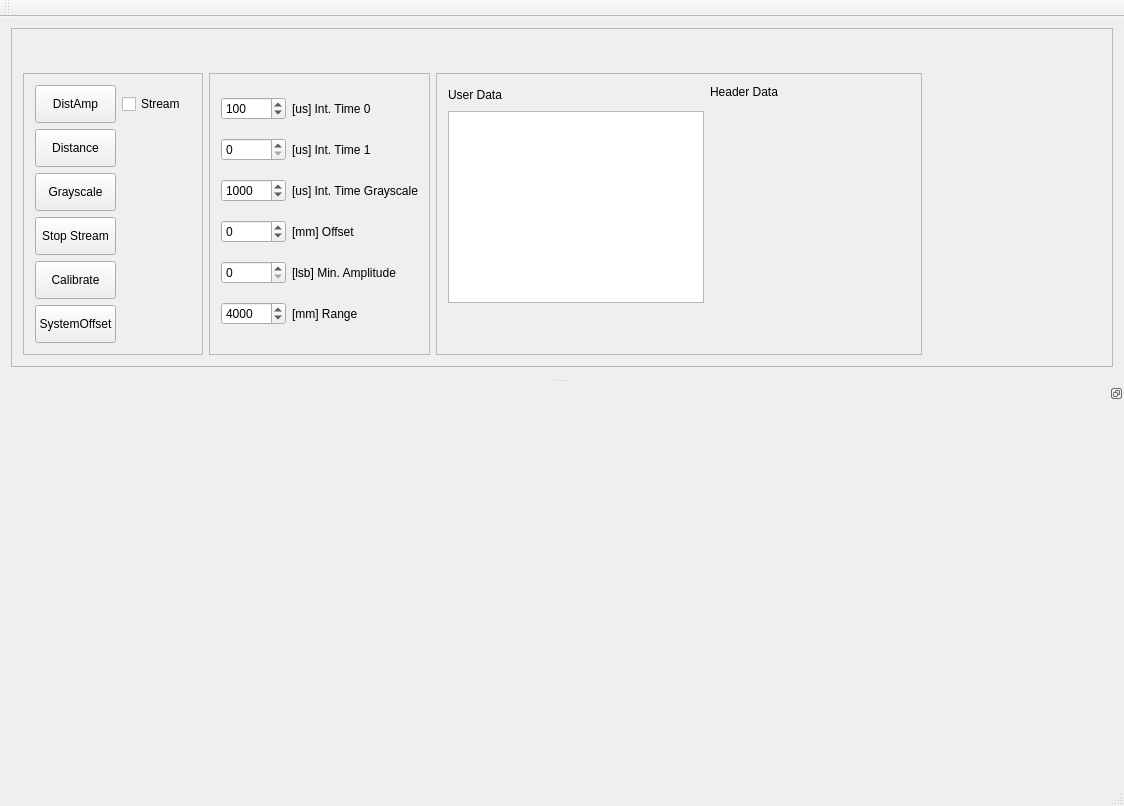
<?xml version="1.0" encoding="UTF-8"?>
<ui version="4.0">
 <class>MainWindow</class>
 <widget class="QMainWindow" name="MainWindow">
  <property name="geometry">
   <rect>
    <x>0</x>
    <y>0</y>
    <width>1124</width>
    <height>806</height>
   </rect>
  </property>
  <property name="sizePolicy">
   <sizepolicy hsizetype="Expanding" vsizetype="Expanding">
    <horstretch>0</horstretch>
    <verstretch>0</verstretch>
   </sizepolicy>
  </property>
  <property name="sizeIncrement">
   <size>
    <width>2</width>
    <height>2</height>
   </size>
  </property>
  <property name="windowTitle">
   <string>TOF&gt; frame 660 Test Tool</string>
  </property>
  <widget class="QWidget" name="centralWidget">
   <property name="sizePolicy">
    <sizepolicy hsizetype="Expanding" vsizetype="Expanding">
     <horstretch>0</horstretch>
     <verstretch>0</verstretch>
    </sizepolicy>
   </property>
   <property name="sizeIncrement">
    <size>
     <width>2</width>
     <height>2</height>
    </size>
   </property>
   <layout class="QVBoxLayout" name="verticalLayout">
    <item>
     <widget class="QFrame" name="frame_2">
      <property name="sizePolicy">
       <sizepolicy hsizetype="Preferred" vsizetype="Preferred">
        <horstretch>0</horstretch>
        <verstretch>1</verstretch>
       </sizepolicy>
      </property>
      <property name="frameShape">
       <enum>QFrame::StyledPanel</enum>
      </property>
      <property name="frameShadow">
       <enum>QFrame::Raised</enum>
      </property>
      <layout class="QGridLayout" name="gridLayout_2">
       <item row="0" column="0">
        <widget class="QLabel" name="labelFps">
         <property name="sizePolicy">
          <sizepolicy hsizetype="Minimum" vsizetype="Minimum">
           <horstretch>0</horstretch>
           <verstretch>0</verstretch>
          </sizepolicy>
         </property>
         <property name="font">
          <font>
           <pointsize>16</pointsize>
          </font>
         </property>
         <property name="text">
          <string/>
         </property>
         <property name="textFormat">
          <enum>Qt::PlainText</enum>
         </property>
        </widget>
       </item>
       <item row="2" column="2">
        <widget class="QFrame" name="frame_3">
         <property name="sizePolicy">
          <sizepolicy hsizetype="MinimumExpanding" vsizetype="Preferred">
           <horstretch>0</horstretch>
           <verstretch>0</verstretch>
          </sizepolicy>
         </property>
         <property name="frameShape">
          <enum>QFrame::StyledPanel</enum>
         </property>
         <property name="frameShadow">
          <enum>QFrame::Plain</enum>
         </property>
         <layout class="QGridLayout" name="gridLayout">
          <item row="5" column="0" colspan="2">
           <widget class="QSpinBox" name="spinBoxRange">
            <property name="maximum">
             <number>15000</number>
            </property>
            <property name="singleStep">
             <number>100</number>
            </property>
            <property name="value">
             <number>4000</number>
            </property>
           </widget>
          </item>
          <item row="2" column="0" colspan="2">
           <widget class="QSpinBox" name="spinBoxIntTimeGrayscale">
            <property name="enabled">
             <bool>true</bool>
            </property>
            <property name="minimum">
             <number>1</number>
            </property>
            <property name="maximum">
             <number>50000</number>
            </property>
            <property name="value">
             <number>1000</number>
            </property>
           </widget>
          </item>
          <item row="3" column="2">
           <widget class="QLabel" name="label_7">
            <property name="toolTip">
             <string>Set to a value, so that a near object gets red</string>
            </property>
            <property name="text">
             <string>[mm] Offset</string>
            </property>
           </widget>
          </item>
          <item row="4" column="0" colspan="2">
           <widget class="QSpinBox" name="spinBoxMinAmplitude">
            <property name="maximum">
             <number>6000</number>
            </property>
           </widget>
          </item>
          <item row="3" column="0" colspan="2">
           <widget class="QSpinBox" name="spinBoxOffset">
            <property name="minimum">
             <number>-15000</number>
            </property>
            <property name="maximum">
             <number>15000</number>
            </property>
            <property name="singleStep">
             <number>100</number>
            </property>
           </widget>
          </item>
          <item row="4" column="2" colspan="2">
           <widget class="QLabel" name="lableMinAmplitude">
            <property name="toolTip">
             <string>Amplitude limit where the pixel is set to &quot;low Amplitude&quot;</string>
            </property>
            <property name="text">
             <string>[lsb] Min. Amplitude</string>
            </property>
           </widget>
          </item>
          <item row="5" column="2" colspan="2">
           <widget class="QLabel" name="label_8">
            <property name="toolTip">
             <string>Range for the colormap</string>
            </property>
            <property name="text">
             <string>[mm] Range</string>
            </property>
           </widget>
          </item>
          <item row="2" column="2" colspan="2">
           <widget class="QLabel" name="label_6">
            <property name="text">
             <string>[us] Int. Time Grayscale</string>
            </property>
           </widget>
          </item>
          <item row="1" column="2" colspan="2">
           <widget class="QLabel" name="label_4">
            <property name="toolTip">
             <string>Second integration time. Set to zero for one integration time.</string>
            </property>
            <property name="text">
             <string>[us] Int. Time 1</string>
            </property>
           </widget>
          </item>
          <item row="1" column="0" colspan="2">
           <widget class="QSpinBox" name="spinBoxIntTime1">
            <property name="minimum">
             <number>0</number>
            </property>
            <property name="maximum">
             <number>2500</number>
            </property>
            <property name="value">
             <number>0</number>
            </property>
           </widget>
          </item>
          <item row="0" column="2" colspan="2">
           <widget class="QLabel" name="label_3">
            <property name="toolTip">
             <string>First integration time</string>
            </property>
            <property name="text">
             <string>[us] Int. Time 0</string>
            </property>
           </widget>
          </item>
          <item row="0" column="0" colspan="2">
           <widget class="QSpinBox" name="spinBoxIntTime0">
            <property name="minimum">
             <number>0</number>
            </property>
            <property name="maximum">
             <number>2700</number>
            </property>
            <property name="value">
             <number>100</number>
            </property>
           </widget>
          </item>
         </layout>
        </widget>
       </item>
       <item row="0" column="2">
        <widget class="QLabel" name="labelStatus">
         <property name="sizePolicy">
          <sizepolicy hsizetype="Preferred" vsizetype="Minimum">
           <horstretch>0</horstretch>
           <verstretch>0</verstretch>
          </sizepolicy>
         </property>
         <property name="font">
          <font>
           <pointsize>16</pointsize>
          </font>
         </property>
         <property name="text">
          <string/>
         </property>
        </widget>
       </item>
       <item row="2" column="4">
        <widget class="QFrame" name="frame_5">
         <property name="sizePolicy">
          <sizepolicy hsizetype="Minimum" vsizetype="Minimum">
           <horstretch>0</horstretch>
           <verstretch>0</verstretch>
          </sizepolicy>
         </property>
         <property name="frameShape">
          <enum>QFrame::StyledPanel</enum>
         </property>
         <property name="frameShadow">
          <enum>QFrame::Plain</enum>
         </property>
         <layout class="QGridLayout" name="gridLayout_3">
          <item row="3" column="0" rowspan="2">
           <widget class="QTextEdit" name="textEditUserData">
            <property name="enabled">
             <bool>true</bool>
            </property>
            <property name="sizePolicy">
             <sizepolicy hsizetype="Minimum" vsizetype="Minimum">
              <horstretch>0</horstretch>
              <verstretch>0</verstretch>
             </sizepolicy>
            </property>
            <property name="minimumSize">
             <size>
              <width>0</width>
              <height>0</height>
             </size>
            </property>
            <property name="toolTip">
             <string>Here you can put user data which will be included in the header</string>
            </property>
           </widget>
          </item>
          <item row="1" column="0" rowspan="2">
           <widget class="QLabel" name="label">
            <property name="sizePolicy">
             <sizepolicy hsizetype="Minimum" vsizetype="Minimum">
              <horstretch>0</horstretch>
              <verstretch>0</verstretch>
             </sizepolicy>
            </property>
            <property name="text">
             <string>User Data</string>
            </property>
           </widget>
          </item>
          <item row="5" column="0" colspan="2">
           <spacer name="verticalSpacer_3">
            <property name="orientation">
             <enum>Qt::Vertical</enum>
            </property>
            <property name="sizeHint" stdset="0">
             <size>
              <width>20</width>
              <height>40</height>
             </size>
            </property>
           </spacer>
          </item>
          <item row="3" column="1" rowspan="2">
           <widget class="WidgetHeader" name="widgetHeader" native="true">
            <property name="sizePolicy">
             <sizepolicy hsizetype="Minimum" vsizetype="Minimum">
              <horstretch>0</horstretch>
              <verstretch>0</verstretch>
             </sizepolicy>
            </property>
            <property name="minimumSize">
             <size>
              <width>200</width>
              <height>0</height>
             </size>
            </property>
            <property name="toolTip">
             <string>Shows the Header Data received from the camera</string>
            </property>
           </widget>
          </item>
          <item row="1" column="1">
           <widget class="QLabel" name="label_2">
            <property name="text">
             <string>Header Data</string>
            </property>
           </widget>
          </item>
         </layout>
        </widget>
       </item>
       <item row="1" column="0">
        <spacer name="verticalSpacer">
         <property name="orientation">
          <enum>Qt::Vertical</enum>
         </property>
         <property name="sizeHint" stdset="0">
          <size>
           <width>20</width>
           <height>40</height>
          </size>
         </property>
        </spacer>
       </item>
       <item row="2" column="5">
        <spacer name="horizontalSpacer">
         <property name="orientation">
          <enum>Qt::Horizontal</enum>
         </property>
         <property name="sizeHint" stdset="0">
          <size>
           <width>40</width>
           <height>20</height>
          </size>
         </property>
        </spacer>
       </item>
       <item row="2" column="0">
        <widget class="QFrame" name="frame_4">
         <property name="sizePolicy">
          <sizepolicy hsizetype="Expanding" vsizetype="Minimum">
           <horstretch>0</horstretch>
           <verstretch>1</verstretch>
          </sizepolicy>
         </property>
         <property name="frameShape">
          <enum>QFrame::StyledPanel</enum>
         </property>
         <property name="frameShadow">
          <enum>QFrame::Plain</enum>
         </property>
         <layout class="QGridLayout" name="gridLayout_4">
          <item row="0" column="0">
           <widget class="QPushButton" name="pushButtonDistAmp">
            <property name="sizePolicy">
             <sizepolicy hsizetype="Minimum" vsizetype="Minimum">
              <horstretch>0</horstretch>
              <verstretch>0</verstretch>
             </sizepolicy>
            </property>
            <property name="text">
             <string>DistAmp</string>
            </property>
            <property name="checkable">
             <bool>true</bool>
            </property>
            <property name="flat">
             <bool>false</bool>
            </property>
           </widget>
          </item>
          <item row="2" column="0">
           <widget class="QPushButton" name="pushButtonGrayscale">
            <property name="enabled">
             <bool>true</bool>
            </property>
            <property name="sizePolicy">
             <sizepolicy hsizetype="Minimum" vsizetype="Minimum">
              <horstretch>0</horstretch>
              <verstretch>0</verstretch>
             </sizepolicy>
            </property>
            <property name="text">
             <string>Grayscale</string>
            </property>
           </widget>
          </item>
          <item row="1" column="0">
           <widget class="QPushButton" name="pushButtonDistance">
            <property name="sizePolicy">
             <sizepolicy hsizetype="Minimum" vsizetype="Minimum">
              <horstretch>0</horstretch>
              <verstretch>0</verstretch>
             </sizepolicy>
            </property>
            <property name="text">
             <string>Distance</string>
            </property>
            <property name="checkable">
             <bool>true</bool>
            </property>
           </widget>
          </item>
          <item row="0" column="1">
           <widget class="QCheckBox" name="checkBoxStream">
            <property name="sizePolicy">
             <sizepolicy hsizetype="Expanding" vsizetype="Minimum">
              <horstretch>0</horstretch>
              <verstretch>0</verstretch>
             </sizepolicy>
            </property>
            <property name="text">
             <string>Stream</string>
            </property>
           </widget>
          </item>
          <item row="3" column="0">
           <widget class="QPushButton" name="pushButtonStopStream">
            <property name="sizePolicy">
             <sizepolicy hsizetype="Minimum" vsizetype="Minimum">
              <horstretch>0</horstretch>
              <verstretch>0</verstretch>
             </sizepolicy>
            </property>
            <property name="text">
             <string>Stop Stream</string>
            </property>
           </widget>
          </item>
          <item row="4" column="0">
           <widget class="QPushButton" name="pushButtonCalibration">
            <property name="enabled">
             <bool>true</bool>
            </property>
            <property name="sizePolicy">
             <sizepolicy hsizetype="Minimum" vsizetype="Minimum">
              <horstretch>0</horstretch>
              <verstretch>0</verstretch>
             </sizepolicy>
            </property>
            <property name="text">
             <string>Calibrate</string>
            </property>
           </widget>
          </item>
          <item row="5" column="0">
           <widget class="QPushButton" name="pushButtonSystemOffset">
            <property name="sizePolicy">
             <sizepolicy hsizetype="Minimum" vsizetype="Minimum">
              <horstretch>0</horstretch>
              <verstretch>0</verstretch>
             </sizepolicy>
            </property>
            <property name="text">
             <string>SystemOffset</string>
            </property>
           </widget>
          </item>
         </layout>
        </widget>
       </item>
      </layout>
     </widget>
    </item>
   </layout>
  </widget>
  <widget class="QMenuBar" name="menuBar">
   <property name="geometry">
    <rect>
     <x>0</x>
     <y>0</y>
     <width>1124</width>
     <height>21</height>
    </rect>
   </property>
  </widget>
  <widget class="QToolBar" name="mainToolBar">
   <attribute name="toolBarArea">
    <enum>TopToolBarArea</enum>
   </attribute>
   <attribute name="toolBarBreak">
    <bool>false</bool>
   </attribute>
  </widget>
  <widget class="QStatusBar" name="statusBar"/>
  <widget class="QDockWidget" name="dockWidget">
   <property name="sizePolicy">
    <sizepolicy hsizetype="Preferred" vsizetype="Preferred">
     <horstretch>10</horstretch>
     <verstretch>10</verstretch>
    </sizepolicy>
   </property>
   <property name="minimumSize">
    <size>
     <width>60</width>
     <height>400</height>
    </size>
   </property>
   <property name="features">
    <set>QDockWidget::DockWidgetFloatable|QDockWidget::DockWidgetMovable</set>
   </property>
   <attribute name="dockWidgetArea">
    <number>8</number>
   </attribute>
   <widget class="WidgetData" name="dockWidgetContents"/>
  </widget>
 </widget>
 <layoutdefault spacing="6" margin="11"/>
 <customwidgets>
  <customwidget>
   <class>WidgetData</class>
   <extends>QWidget</extends>
   <header>widget_data.h</header>
   <container>1</container>
  </customwidget>
  <customwidget>
   <class>WidgetHeader</class>
   <extends>QWidget</extends>
   <header>widget_header.h</header>
   <container>1</container>
  </customwidget>
 </customwidgets>
 <resources/>
 <connections/>
</ui>
